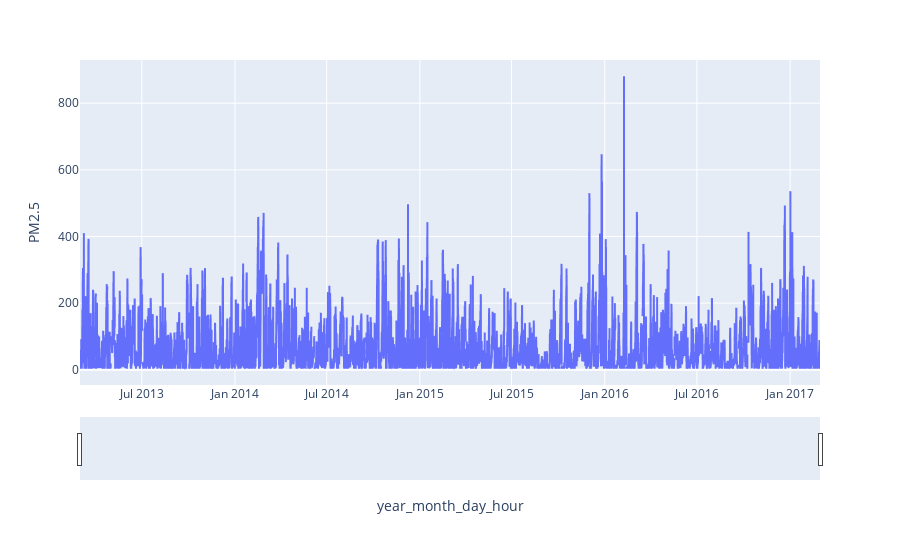

This figure's notebook cell:
### Markdown cell above
<br/>

## Take visualization in an another level

### Code cell
plt.figure(figsize = (12, 5))

fig1 = px.line(df_non_indexed, x = 'year_month_day_hour', y = 'PM2.5')
fig1.update_xaxes(rangeslider_visible = True)

fig1.show()

### Figure 1 — Plotly figure (JSON) as saved in the notebook; plotly's stock layout.template omitted (floating-point values rounded to 4 significant figures; data arrays with more than 128 entries replaced by an {"elided": "..."} marker saying what was removed)
{"data": [{"hovertemplate": "year_month_day_hour=%{x}<br>PM2.5=%{y}<extra></extra>", "legendgroup": "", "line": {"color": "#636efa", "dash": "solid"}, "mode": "lines", "name": "", "showlegend": false, "type": "scattergl", "x": {"elided": "35064 str values"}, "xaxis": "x", "y": {"elided": "35064 float values"}, "yaxis": "y"}], "layout": {"legend": {"tracegroupgap": 0}, "margin": {"t": 60}, "xaxis": {"anchor": "y", "domain": [0, 1], "rangeslider": {"visible": true}, "title": {"text": "year_month_day_hour"}}, "yaxis": {"anchor": "x", "domain": [0, 1], "title": {"text": "PM2.5"}}}}
